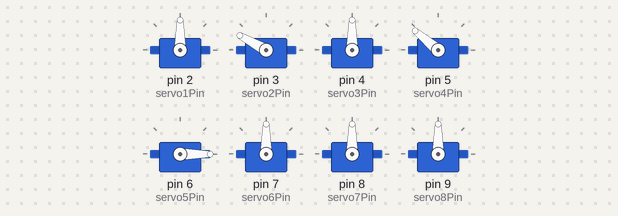
The sketch below on a simulated Arduino Uno, built with avr-gcc and run on an emulated ATmega328P. Parts: 8 × servo.

Above: at 0.05 s.
At 0.4 s:
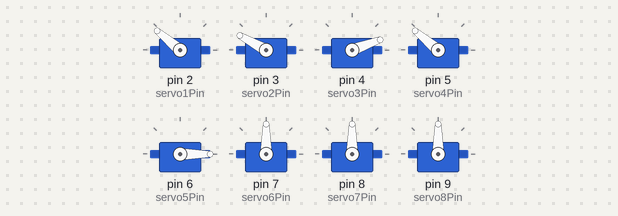
At 0.8 s:
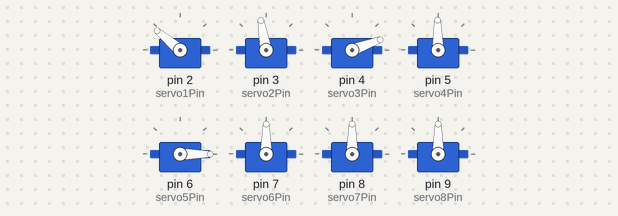
At 1.6 s:
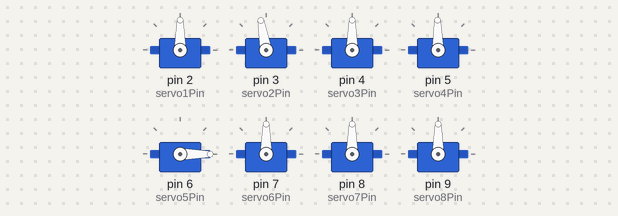
Timing chart, 0 to 4.8 s (numbered marks = the images above):
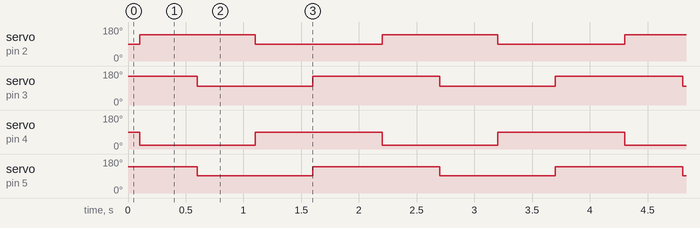

Measured:
- by itself, servo on pin 2 (servo1Pin): alternates 140° for 1.0 s and 90° for 1.1 s
- by itself, servo on pin 3 (servo2Pin): alternates 151° for 1.1 s and 100° for 1.0 s
- by itself, servo on pin 4 (servo3Pin): alternates 90° for 1.1 s and 20° for 1.0 s
- by itself, servo on pin 5 (servo4Pin): alternates 140° for 1.1 s and 91° for 1.0 s

The sketch:

crab_movement.ino
```cpp
#include <Servo.h>

// Define the servo objects
//left up
Servo servo_left_front_first;
Servo servo_left_front_second;
//left down
Servo servo_left_back_first;
Servo servo_left_back_second;
//right up
Servo servo_right_front_first;
Servo servo_right_front_second;
//right down
Servo servo_right_back_first;
Servo servo_right_back_second;

// Define the pins to which the servos are connected
// pin for left up
const int servo1Pin = 2;
const int servo2Pin = 3;
//pin for left down
const int servo3Pin = 4;
const int servo4Pin = 5;
//pin for right up
const int servo5Pin = 6;
const int servo6Pin = 7;
//pin for right down
const int servo7Pin = 8;
const int servo8Pin = 9;


// Define the angles for the positions
//left up
const int initialAngle_left_front_first = 90;
const int targetAngle_left_front_first  = 140;

const int initialAngle_left_front_second = 151;
const int targetAngle_left_front_second  = 100;
//left down
const int initialAngle_left_back_first = 90;
const int targetAngle_left_back_first  = 20;

const int initialAngle_left_back_second = 140;
const int targetAngle_left_back_second  = 91;
//right up
const int initialAngle_right_front_first = 0;
const int targetAngle_right_front_first  = 90;

const int initialAngle_right_front_second = 151;
const int targetAngle_right_front_second  = 100;
//right down
const int initialAngle_right_back_first = 90;
const int targetAngle_right_back_first  = 20;

const int initialAngle_right_back_second = 140;
const int targetAngle_right_back_second  = 91;

// Define delay
int delayTime = 500;

void setup() {
  // Attach the servo objects to their respective pins
  //left up
  servo_left_front_first.attach(servo1Pin);
  servo_left_front_second.attach(servo2Pin);
  //left down
  servo_left_back_first.attach(servo3Pin);
  servo_left_back_second.attach(servo4Pin);
   //right up
  servo_right_front_first.attach(servo5Pin);
  servo_right_front_second.attach(servo6Pin);
  //left down
  servo_right_back_first.attach(servo7Pin);
  servo_right_back_second.attach(servo8Pin);


  // Set initial positions
  //left up
  servo_left_front_first.write(initialAngle_left_front_first);
  servo_left_front_second.write(initialAngle_left_front_second);
  //left down
  servo_left_back_first.write(initialAngle_left_back_first);
  servo_left_back_second.write(initialAngle_left_back_second);
   //right up
  servo_right_front_first.write(initialAngle_right_front_first);
  //servo_right_front_second.write(initialAngle_right_front_second);
  //right down
  //servo_right_back_first.write(initialAngle_right_back_first);
  //servo_right_back_second.write(initialAngle_right_back_second);
}

void loop() {

  delay(100);
  // Move servo1 to target angle
  servo_left_front_first.write(targetAngle_left_front_first);
  servo_left_back_first.write(targetAngle_left_back_first);
  delay(delayTime);

  // Move servo2 to target angle
  servo_left_front_second.write(targetAngle_left_front_second);
  servo_left_back_second.write(targetAngle_left_back_second);
  // Delay for a while
  delay(delayTime);

  // Move servo1 back to initial angle
 servo_left_front_first.write(initialAngle_left_front_first);
 servo_left_back_first.write(initialAngle_left_back_first);
  delay(delayTime);

  // Move servo2 back to initial angle
  servo_left_front_second.write(initialAngle_left_front_second);
  servo_left_back_second.write(initialAngle_left_back_second);
  // Delay for a while
  delay(delayTime);
}
```
